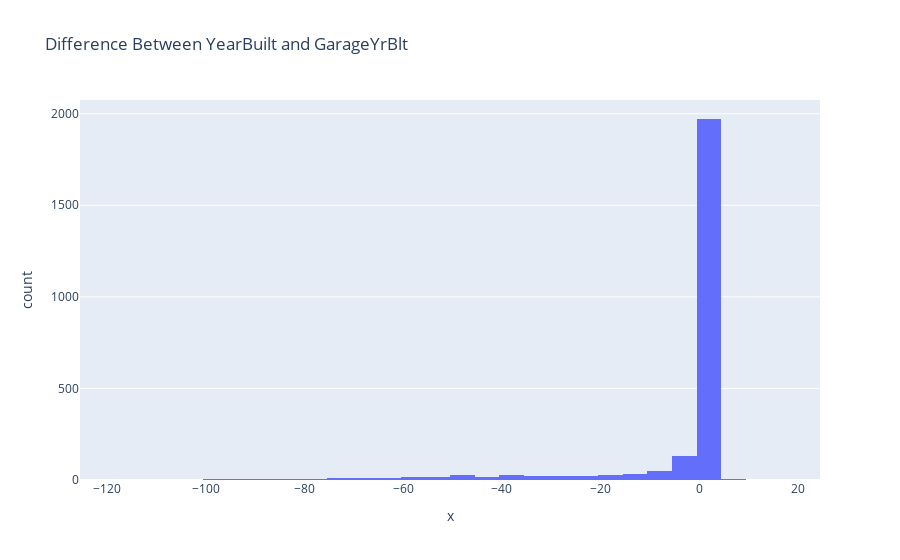

Notebook code for this chart:
### Code cell
# most home built at the same time as the Garage 
# Create the histogram
fig = px.histogram(
    housing, 
    x= housing.YearBuilt - housing.GarageYrBlt,
    nbins=30,  # Number of bins for the histogram
    title='Difference Between YearBuilt and GarageYrBlt',
    labels={'Year_Garage_Diff': 'Year Built - Garage Year Built'}
)

# Show the plot
fig.show()

### Figure 1 — Plotly figure (JSON) as saved in the notebook; plotly's stock layout.template omitted (floating-point values rounded to 4 significant figures; data arrays with more than 128 entries replaced by an {"elided": "..."} marker saying what was removed)
{"data": [{"alignmentgroup": "True", "bingroup": "x", "hovertemplate": "x=%{x}<br>count=%{y}<extra></extra>", "legendgroup": "", "marker": {"color": "#636efa", "pattern": {"shape": ""}}, "name": "", "nbinsx": 30, "offsetgroup": "", "orientation": "v", "showlegend": false, "type": "histogram", "x": {"elided": "2579 int values"}, "xaxis": "x", "yaxis": "y"}], "layout": {"barmode": "relative", "legend": {"tracegroupgap": 0}, "title": {"text": "Difference Between YearBuilt and GarageYrBlt"}, "xaxis": {"anchor": "y", "domain": [0, 1], "title": {"text": "x"}}, "yaxis": {"anchor": "x", "domain": [0, 1], "title": {"text": "count"}}}}
